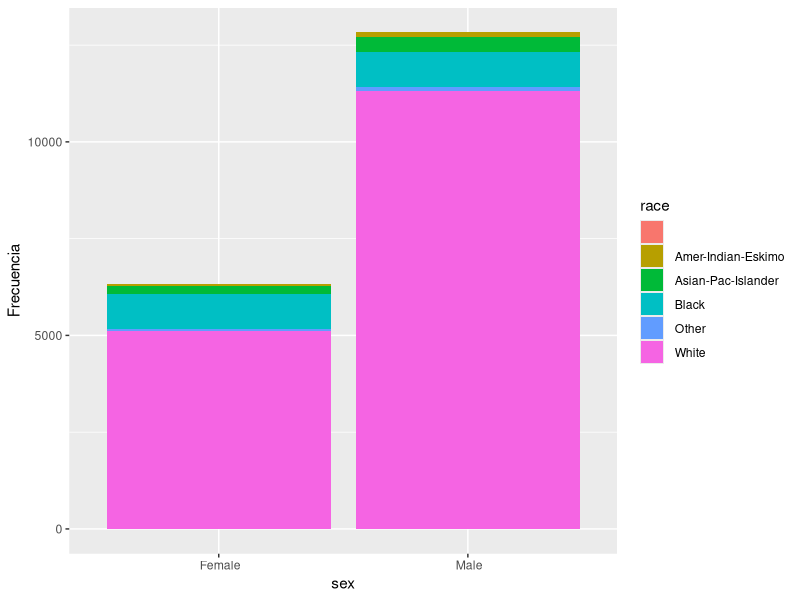
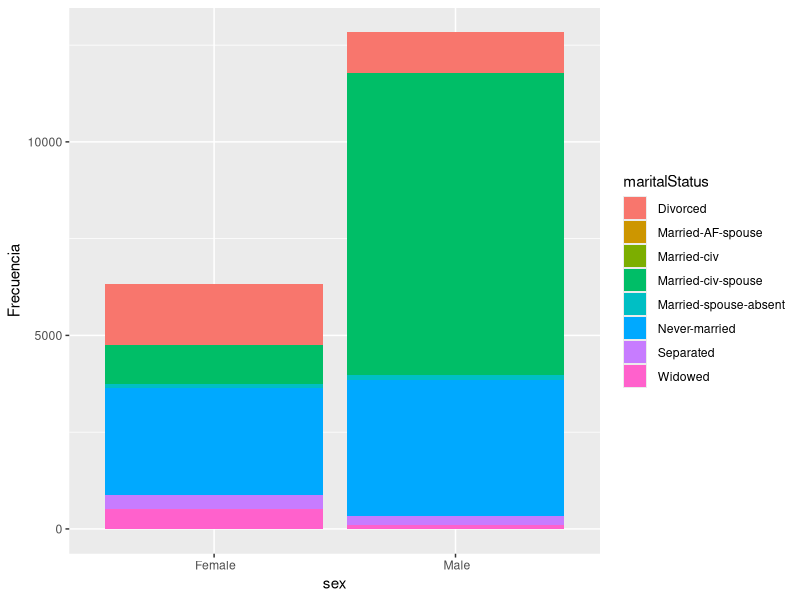
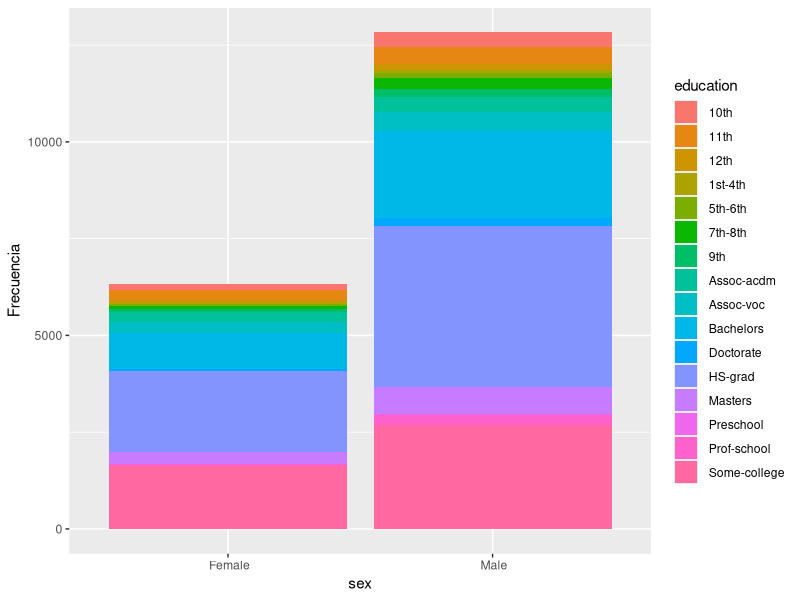
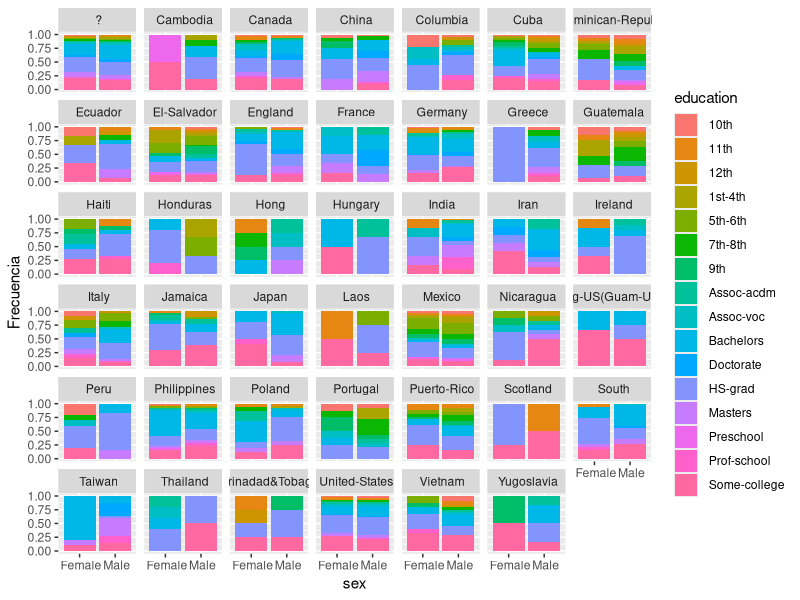

The R source for these figures, in order:

# Cargamos los paquetes R que vamos a usar
library(ggplot2)
library(dplyr)

# Cargamos el juego de datos
datosAdult <- read.csv('adult.data', stringsAsFactors = FALSE, header = FALSE)

# Nombres de los atributos
names(datosAdult) <- c("age","workclass","fnlwgt","education",
     "educationNum","maritalStatus","occupation", "relationship","race","sex",
    "capitalGain","capitalLoss","hourPerWeek","nativeCountry","income")

# Verificamos la estructura del juego de datos
str(datosAdult)

# Estadísticas de valores vacíos
colSums(is.na(datosAdult))

colSums(datosAdult=="")

# Tomamos valor "United-States" para los valores vacíos de la variable "nativeCountry"
datosAdult$'nativeCountry'[datosAdult$'nativeCountry'==""]=" United-States"

# Tomamos la media para valores vacíos de la variable "hour-per-week"
datosAdult$'hourPerWeek'[is.na(datosAdult$'hourPerWeek')] <- mean(datosAdult$'hourPerWeek', na.rm=T)

# Tomamos valor "Female" para valor vacío de la variable "sex"
datosAdult$sex[datosAdult$sex==""]=" Female"

# Tomamos valor ">50K" para valor vacío de la variable "income"
datosAdult$income[datosAdult$income==""]=" >50K"

# Discretizamos cuando tiene sentido y en función de cada variable para ello comprobamos
# para qué variables tendría sentido un proceso de discretización

apply(datosAdult, 2, function(x) length(unique(x)))

# Discretizamos las variables con pocas clases
cols<-c("race", "sex", "income")
for (i in cols){
  datosAdult[,i] <- as.factor(datosAdult[,i])
}

# Después de los cambios, analizamos la nueva estructura del juego de datos
str(datosAdult)

# Visualizamos la relación entre las variables "sex" y "race":
ggplot(data=datosAdult[],aes(x=sex,fill=race))+geom_bar()+ylab("Frecuencia")

# Visualizamos la relación entre las variables "sex" y "maritalStatus":
ggplot(data=datosAdult[],aes(x=sex,fill=maritalStatus))+geom_bar()+geom_bar(position="fill")+ylab("Frecuencia")

# Matrices de porcentages de frecuencia. 
# Podemos ver que la probabilidad de estar divorciado siendo del sexo masculino es de 8.20 %

t<-table(datosAdult[]$sex,datosAdult[]$maritalStatus)
for (i in 1:dim(t)[1]){
    t[i,]<-t[i,]/sum(t[i,])*100
}
t

# Visualizamos la relación entre las variables "sex" y "education":
ggplot(data=datosAdult[],aes(x=sex,fill=education))+geom_bar()+geom_bar(position="fill")+ylab("Frecuencia")

# Trabajando con 3 variables en un mismo gráfico de frecuencias. Agregaos la variable "nativeCountry"
ggplot(data = 
       datosAdult[],aes(x=sex,fill=education)
      )+geom_bar(position="fill")+facet_wrap(~nativeCountry)+ylab("Frecuencia")


